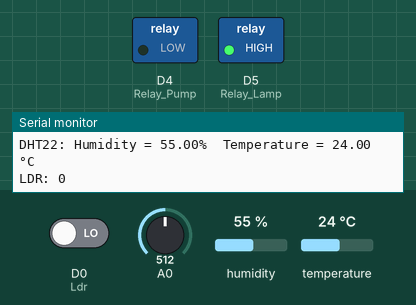
Bench run of a program on a simulated ESP8266 (NodeMCU). Parts: switched loads named in the program (green lamp = pin HIGH), the last lines printed to the serial monitor. The test bench sets the inputs (shaded band); at power-on: A0 = 512, D0 (Ldr) LOW, humidity 55 %, temperature 24 °C. WiFi joins after 1.5 s; servers stay silent unless stated; not simulated (calls return 0 or success): dev-env.h.

Above: at 5.0 s.
5.1 s: A0 set to 397
7.0 s: A0 set to 368
At 9.0 s:
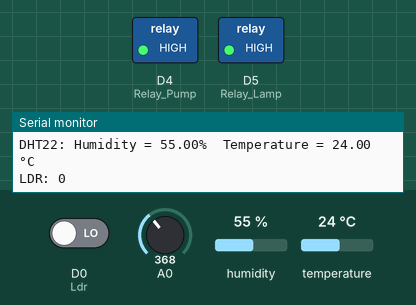
9.3 s: D0 (Ldr) driven HIGH
At 10.7 s:
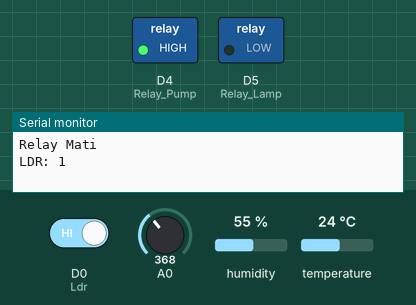
11.3 s: D0 (Ldr) driven LOW
At 12.2 s:
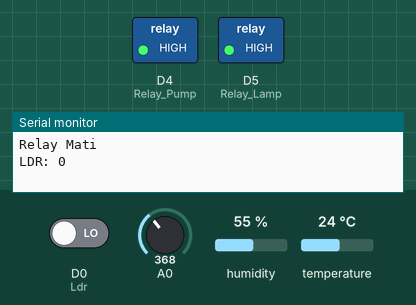
13.3 s: A0 set to 390
At 14.9 s:
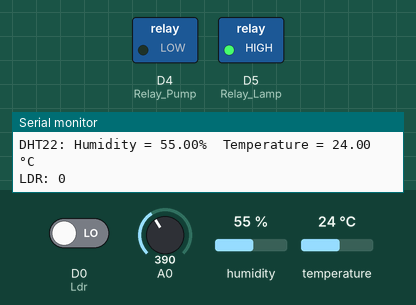
Timing chart, 0 to 16.3 s (numbered marks = the images above; inputs shaded):
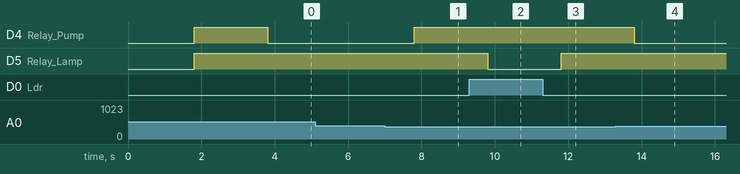

The program:

main.cpp
```cpp
#include "Arduino.h"
#include "DHT.h"
#include "DHT_U.h"
#include "HTTPClient.h"
#include "WiFi.h"
#include "dev-env.h"
#include "Blynk.h"
#include "BlynkSimpleEsp32.h"
#include "Adafruit_Sensor.h"
#include "Wire.h"
#include "ESP8266WiFiMulti.h"

#define DHTPIN D3
#define DHTTYPE DHT22
#define Ldr D0
#define Relay_Pump D4
#define Relay_Lamp D5

#define SERVER_TIMEOUT 5000
#define WIFI_TIMEOUT 5000

DHT dht(DHTPIN, DHTTYPE);
BlynkTimer timer;

#define detik1 (2 * 1000)
unsigned long detik1_terakhir = 0L;

#define detik2 (7 * 1000)
unsigned long detik2_terakhir = 0L;

static bool displayTempHumidity = true;

ESP8266WiFiMulti wifiMulti;

void LDR()
{
    int ldrValue = digitalRead(Ldr);
    if (ldrValue == 1)
    {
        digitalWrite(Relay_Lamp, LOW);
    }
    else
    {
        digitalWrite(Relay_Lamp, HIGH);
    }
    Serial.print("LDR: ");
    Serial.print(ldrValue);
    Serial.println("");

    Blynk.virtualWrite(V6, ldrValue);
}

void SoilMoisture()
{
    int soilMoisture = analogRead(A0);
    Serial.print("Soil Moisture: Kelembapan= ");
    Serial.print(soilMoisture);
    Serial.println();
    if (soilMoisture >= 380)
    {
        digitalWrite(Relay_Pump, LOW);
        Serial.println("Relay Menyala >= 380");
    }
    else if (soilMoisture < 240)
    {
        digitalWrite(Relay_Pump, LOW);
        Serial.println("Relay Mati < 240");
    }
    else
    {
        digitalWrite(Relay_Pump, HIGH);
        Serial.println("Relay Mati");
    }
    Blynk.virtualWrite(V0, soilMoisture);
}

void dht22()
{
    float h = dht.readHumidity();
    float t = dht.readTemperature();

    if (isnan(h) || isnan(t))
    {
        Serial.println("Failed to read from DHT sensor!");
        return;
    }

    Serial.print("DHT22: Humidity = ");
    Serial.print(h);
    Serial.print("%  Temperature = ");
    Serial.print(t);
    Serial.println(" °C");
    Blynk.virtualWrite(V5, h);
    Blynk.virtualWrite(V4, t);
}

void wifiSelect()
{
    wifiMulti.addAP(ssid1, password1);
    wifiMulti.addAP(ssid2, password2);
    wifiMulti.addAP(ssid3, password3);
    wifiMulti.addAP(ssid4, password4);
    wifiMulti.addAP(ssid5, password5);

    unsigned long startWiFi = millis();

    while (wifiMulti.run() != WL_CONNECTED)
    {
        Serial.println("");
        Serial.println("WiFi connected");
        Serial.println("IP address: ");
        Serial.println(WiFi.localIP());
        lcd.setCursor(0, 0);
        lcd.print("IP address: ");
        lcd.setCursor(0, 1);
        lcd.print(WiFi.localIP());

        if (millis() > startWiFi + WIFI_TIMEOUT)
        {
            Serial.println("\tNo WiFi. ");
            break;
        }
    }
}

void checkBlynk()
{
    if (wifiMulti.run() == WL_CONNECTED)
    {
        unsigned long startConnecting = millis();

        while (!Blynk.connected())
        {
            Blynk.connect();

            if (millis() > startConnecting + SERVER_TIMEOUT)
            {
                // Serial.print("\tUnable to connect to server. ");
                break;
            }
        }
    }
}
void setup()
{
    /* Serial Monitor Baud */
    Serial.begin(115200);

    /* Lcd Setup */
    lcd.init();
    lcd.backlight();

    /* Blynk Setup */
    wifiSelect();
    Blynk.config(BLYNK_AUTH);
    checkBlynk();

    timer.setInterval(1000L, SoilMoisture);
    timer.setInterval(1000L, dht22);
    timer.setInterval(1000L, LDR);

    /* Dht22 Setup */
    dht.begin();

    /* Pin Setup */
    pinMode(Relay_Lamp, OUTPUT);
    pinMode(Relay_Pump, OUTPUT);
    digitalWrite(Relay_Lamp, HIGH);
    digitalWrite(Relay_Pump, HIGH);
    lcd.setCursor(0, 0);
    lcd.print("SMKN 2 TANGSEL");
    lcd.setCursor(0, 1);
    lcd.print("Smart Garden");
    delay(2000);
    lcd.clear();
}

void loop()
{
    static float lastHumidity = 0.0;
    static float lastTemperature = 0.0;
    static unsigned long lastUpdate = 0;
    const long updateInterval = 5000;

    float currentHumidity = dht.readHumidity();
    float currentTemperature = dht.readTemperature();

    Blynk.run();
    timer.run();
    if (millis() - detik1_terakhir > detik1)
    {
        detik1_terakhir = millis();
        dht22();
        SoilMoisture();
        LDR();
        Serial.println(" ");
    }

    if (millis() - lastUpdate > updateInterval || lastHumidity != currentHumidity || lastTemperature != currentTemperature)
    {
        lastUpdate = millis();
        lastHumidity = currentHumidity;
        lastTemperature = currentTemperature;

        lcd.clear();
        if (displayTempHumidity)
        {
            lcd.setCursor(0, 0);
            lcd.print("H:");
            lcd.print(currentHumidity);
            lcd.print("%");
            lcd.setCursor(8, 0);
            lcd.print("T:");
            lcd.print(currentTemperature);
            lcd.print("C");
            lcd.setCursor(0, 1);
            lcd.print("Kelembapan: ");
            lcd.setCursor(12, 1);
            lcd.print(analogRead(A0));
        }
    }
}
```

Measured:
- the behaviour switches between 380 and 379 on A0 (found by bisection; images 0 and 1)
- after the input at 7.0 s, D4 (Relay_Pump): LOW → HIGH after 0.81 s
- after the input at 9.3 s, D5 (Relay_Lamp): HIGH → LOW after 0.51 s
- after the input at 11.3 s, D5 (Relay_Lamp): LOW → HIGH after 0.51 s
- after the input at 13.3 s, D4 (Relay_Pump): HIGH → LOW after 0.50 s
